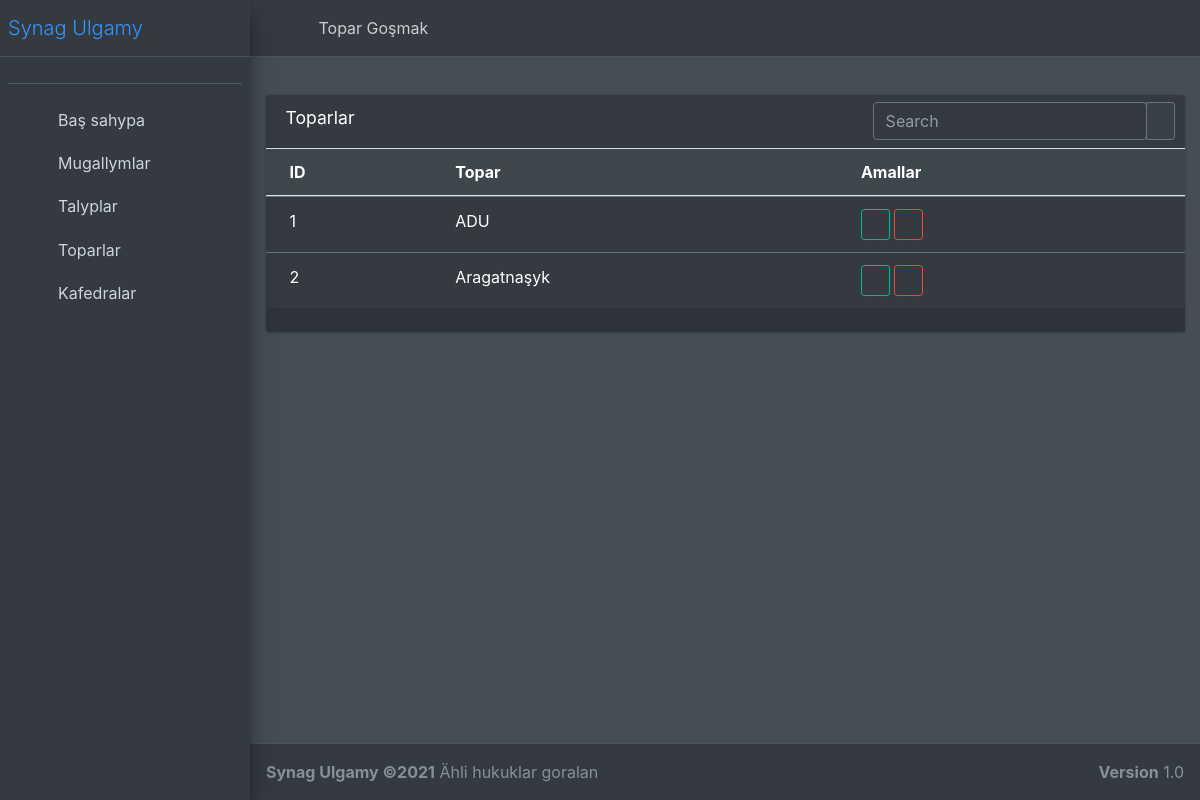
Page /Administrator/All_Toparlar/ (signed in) on the committed database.
### TestUlgamyApp/models.py (models this page shows, shortened)
class Toparlar(models.Model):
    name = models.CharField(max_length=100, null=True)

### TestUlgamyApp/AdminViews.py (the view)
# urls.py: path('All_Toparlar/',All_Toparlar,name='All_Toparlar'),
@login_required
def All_Toparlar(request):
    if request.user.user_type == '1':
        models = Toparlar.objects.all()
        user_page = request.GET.get('sahypa', 1)
        user_search = request.GET.get('search')
        p = Paginator(models, 13)
        try:
            page = p.page(user_page)
        except:
            page = p.page(1)
        if user_search:
            page = Toparlar.objects.filter(Q(name__icontains=user_search))
        context = {
            'page': page,
        }
        return render(request, 'Administrator/Toparlar.html', context)
    else:
        raise Http404

### templates/Administrator/Toparlar.html (shortened to what this page needs)
{% extends 'Administrator/base.html' %}
{% load static %}
{% block content %}
    <div class="row">
        <div class="col-12">
            <div class="card">
                <div class="card-header">
                    <h3 class="card-title">Toparlar</h3>
                    <div class="card-tools">
                        <div class="input-group input-group-sm">
                            <form method="get">
                                <input type="text" name="search" class="form-control float-right" placeholder="Search">
                            </form>
                            <div class="input-group-append">
                                <button type="submit" class="btn btn-default">
                                    <i class="fas fa-search"></i>
                                </button>
                            </div>
                        </div>
                    </div>
                </div>
                <div class="card-body table-responsive p-0">
                    <table class="table table-head-fixed text-nowrap">
                        <thead>
                        <tr>
                            <th>ID</th>
                            <th>Topar</th>
                            <th>Amallar</th>
                        </tr>
                        </thead>
                        <tbody>
                        {% for model in page %}
                            <tr>
                                <td>{{ model.id }}</td>
                                <td>{{ model.name }}</td>
                                <td>
                                    <a href="{% url 'Topar_update' model.id %}"
                                       class="btn btn-outline-success btn-sm"><i class="fa fa-edit"></i></a>
                                    <a href="{% url 'Topar_delete' model.id %}"
                                       class="btn btn-outline-danger btn-sm"><i class="fa fa-trash-alt"></i></a>
                                </td>
                            </tr>
                        {% endfor %}
                        </tbody>
                    </table>
                    <div class="card-footer clearfix">
                    </div>
                </div>
            </div>
        </div>
    </div>
{% endblock %}

### rows in the picture
Toparlar: id "1", name "ADU"
Toparlar: id "2", name "Aragatnaşyk"
